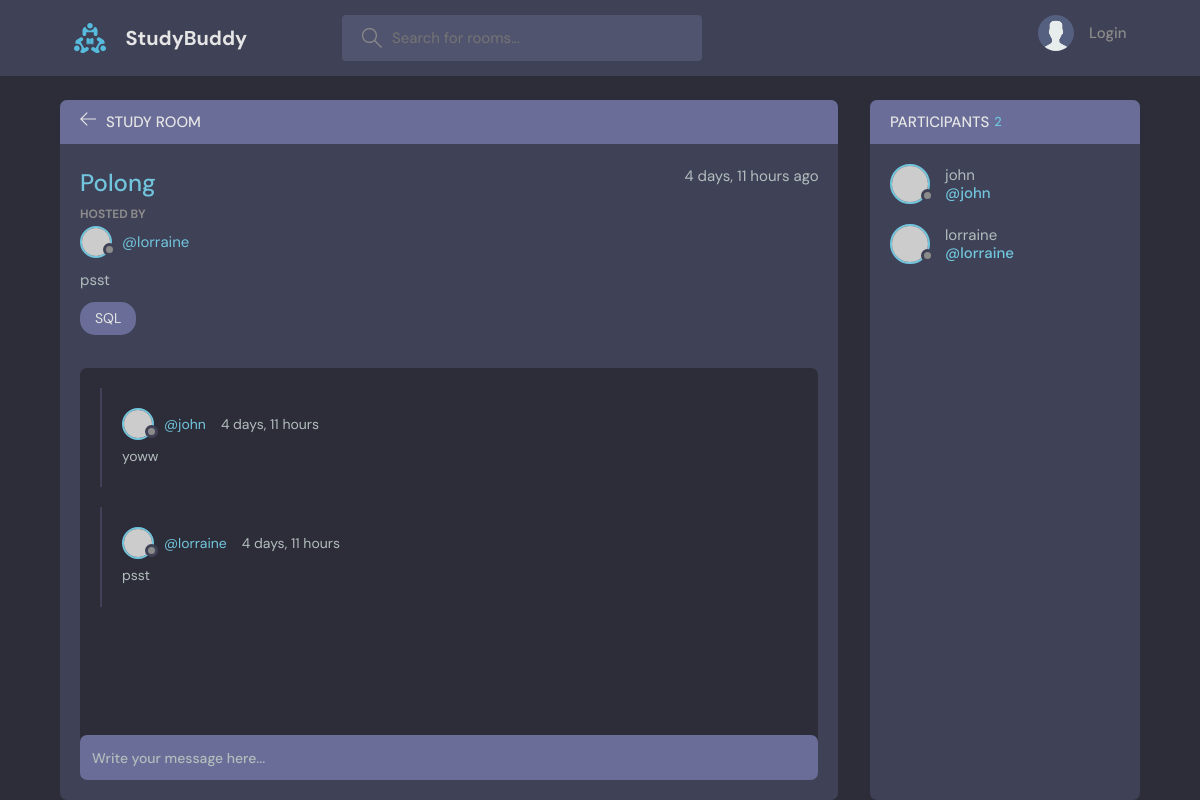
Screenshot of /room/17/ with the database file from the repository.
### baseapp/models.py (models this page shows, shortened)
class Room(models.Model):
    host = models.ForeignKey(User, on_delete=models.SET_NULL, null=True)       # when User table got deleted the host data will set to Null
    topic = models.ForeignKey(Topic, on_delete=models.SET_NULL, null=True)     # Cascade - when User table got deleted the host data will delete too
    name = models.CharField(max_length=255)
    description = models.TextField(null=True, blank=True)
    participant = models.ManyToManyField(User, related_name="participants", blank=True)   # models.ManyToManyField(<Tablename>,<name use in views.py>, it's okay to get an empty value in participants) # related_name = name in admin panel
    updated = models.DateTimeField(auto_now=True)
    created = models.DateTimeField(auto_now_add=True)
    class Meta:
        ordering = ["-updated", "-created"]         # with '-' is descending order (last will be the first)

class Topic(models.Model):
    name = models.CharField(max_length=255)

class Message(models.Model):
    user = models.ForeignKey(User, on_delete=models.CASCADE)                # -> foreignkey is to connect another table
    room = models.ForeignKey(Room, on_delete=models.SET_NULL, null=True)    # model.key -> the Room table is the 'parent' and the Message table is the 'child'
    body = models.TextField()
    updated = models.DateTimeField(auto_now=True)
    created = models.DateTimeField(auto_now_add=True)
    class Meta:
        ordering = ["-updated", "-created"]

### baseapp/views.py (the view, shortened to what this page needs)
# urls.py: path("room/<int:id>/", views.room, name="room"),
def room(request, id):
    room = Room.objects.all().get(id=id)
    room_message = room.message_set.all()           # <parent_table>.<child_talbe(lowecase)>.message_set.all() -> call all data from child table which is the message (many to one)
    room_participants = room.participant.all()      # get the child of Room (id is equal to 1)
    context = {
        "room": room,
        "room_messages": room_message,
        "room_participants": room_participants
    }
    return render(request, "room.html", context)

### baseapp/templates/room.html (shortened to what this page needs)
{% extends 'main.html' %}
{% block content %}
<main class="profile-page layout layout--2">
  <div class="container">
    <div class="room">
      <div class="room__top">
        <div class="room__topLeft">
          <a href="/">
            <svg version="1.1" xmlns="http://www.w3.org/2000/svg" width="32" height="32" viewBox="0 0 32 32">
              <title>arrow-left</title>
              <path
                d="M13.723 2.286l-13.723 13.714 13.719 13.714 1.616-1.611-10.96-10.96h27.625v-2.286h-27.625l10.965-10.965-1.616-1.607z"
              ></path>
            </svg>
          </a>
          <h3>Study Room</h3>
        </div>
      </div>
      <div class="room__box scroll">
        <div class="room__header scroll">
          <div class="room__info">
            <h3>{{room.name}}</h3>
            <span>{{room.created|timesince}} ago</span>
          </div>
          <div class="room__hosted">
            <p>Hosted By</p>
            <a href="/profile/{{room.host.id}}" class="room__author">
              <div class="avatar avatar--small">
                <img src="https://randomuser.me/api/portraits/men/37.jpg" />
              </div>
              <span>@{{room.host}}</span>
            </a>
          </div>
          <div class="room__details">
            {{room.description}}
          </div>
          <span class="room__topics">{{room.topic.name}}</span>
        </div>
        <div class="room__conversation">
          <div class="threads scroll">
            {% for message in room_messages %}
            <div class="thread">
              <div class="thread__top">
                <div class="thread__author">
                  <a href="/profile/{{message.user.id}}" class="thread__authorInfo">
                    <div class="avatar avatar--small">
                      <img src="https://randomuser.me/api/portraits/men/37.jpg" />
                    </div>
                    <span>@{{message.user.username}}</span>
                  </a>
                  <span class="thread__date">{{message.room.created|timesince}}</span>
                </div>
              </div>
              <div class="thread__details">
                {{message.body}}
              </div>
            </div>
            {% endfor %}
          </div>
        </div>
      </div>
      <div class="room__message">
        <form method="POST" action="#">
          <input name="body" placeholder="Write your message here..." />
        </form>
      </div>
    </div>
    <div class="participants">
      <h3 class="participants__top">Participants <span>{{room_participants.count}}</span></h3>
      <div class="participants__list scroll">
          {% for user in room_participants %}
        <a href="/profile/{{user.id}}" class="participant">
          <div class="avatar avatar--medium">
            <img src="https://randomuser.me/api/portraits/men/37.jpg" />
          </div>
          <p>
            {{user.username}}
            <span>@{{user.username}}</span>
          </p>
        </a>
        {% endfor %}
      </div>
    </div>
  </div>
</main>
{% endblock %}

### rows the page displays
Room: name "Polong", created "4 days, 11 hours", host "lorraine", description "psst", topic.name "SQL"
Message: user.username "john", room.created "4 days, 11 hours", body "yoww"
Message: user.username "lorraine", room.created "4 days, 11 hours", body "psst"

### other values shown
{{ room_participants.count }} "2"
{{ user.username }} "john"
{{ user.username }} "lorraine"
